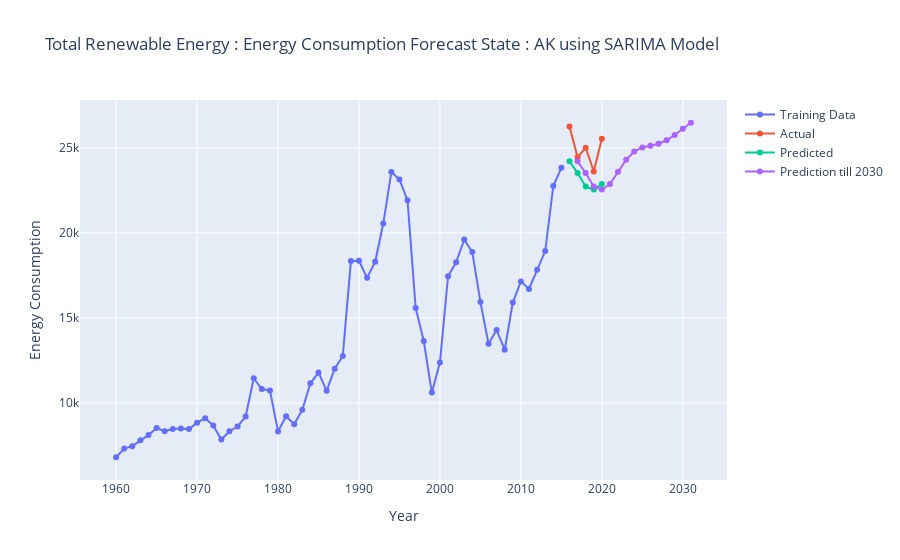
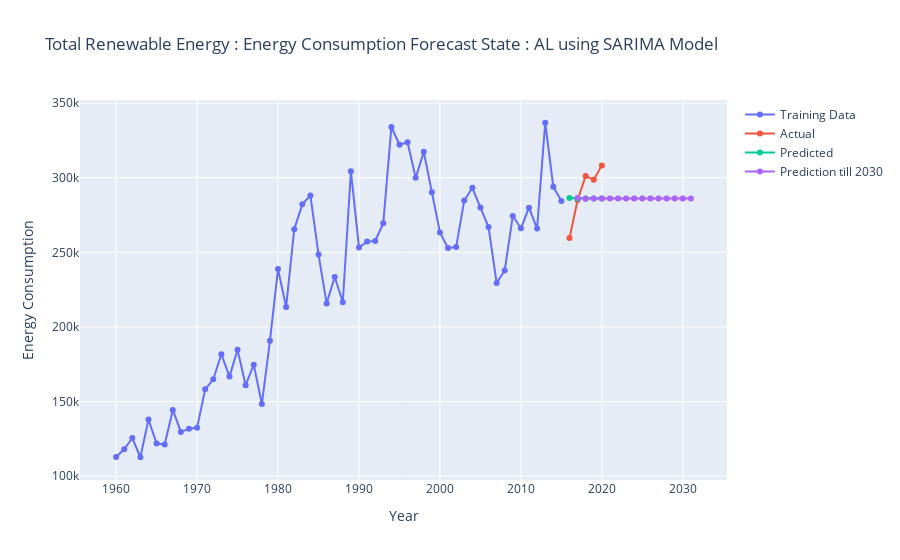
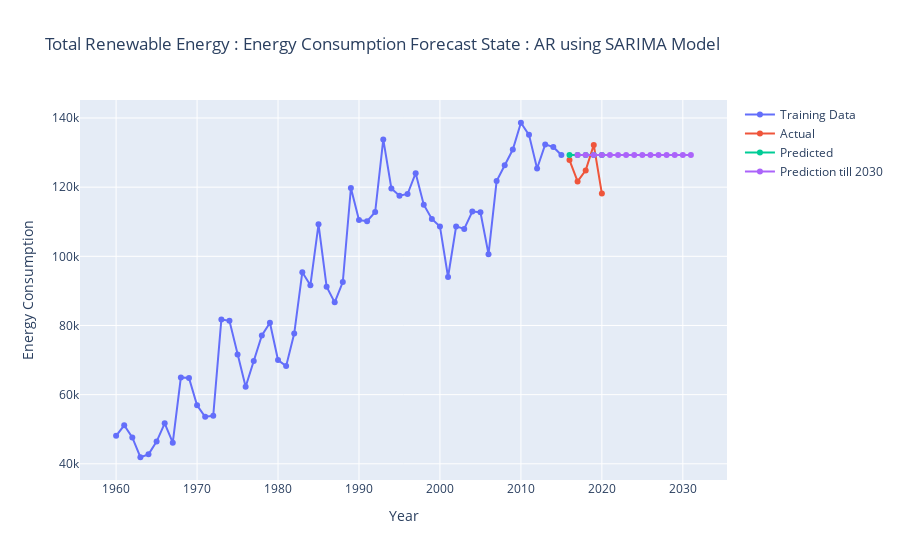
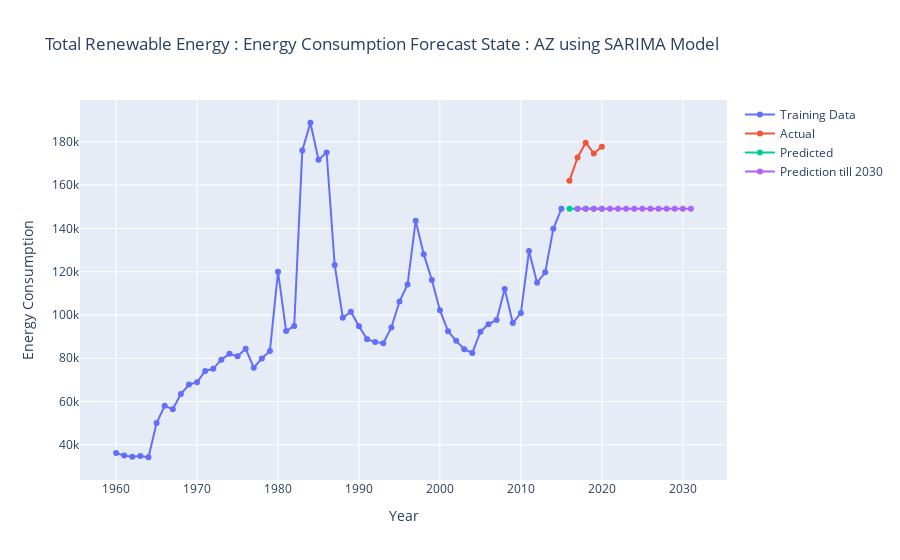

The notebook cell these images were saved under, in order:
### Markdown cell above
## Using SARIMA Model

### Code cell
os.makedirs('Plots/use_energy_source_Total_Renewable_Energy/Sarima_results_plots',exist_ok=True)

for State in df_trans['State'].unique():
        try:
            
            fig = go.Figure()

            # Get the energy consumption data for the current country and sector
            df_filter = df_trans[df_trans['State'] == State ][['Year', 'Yearly Data']]
            df_filter_index = df_filter.set_index('Year')

            train_data = df_filter[:-5]
            test_data = df_filter[-5:]
            
            # Prepare the data for modeling
            years = df_filter_index.index
            energy_consumption = df_filter_index.values.flatten()

                    # Split the data into training and testing
            # Use all data except the last 5 years for training
            Horizan = -5
            train_data = energy_consumption[:Horizan]
            test_data = energy_consumption[Horizan:]  # Use the last 5 years for testing

            # Fit the auto ARIMA model
            model = auto_arima(train_data, seasonal=False)
            model.fit(train_data)

            # Generate predictions
            predictions = model.predict(n_periods=len(test_data))
            predictions_ahead_in_future = model.predict(n_periods=len(test_data)+15)

            # Calculate evaluation metrics
            mae = mean_absolute_error(test_data, predictions)
            mse = mean_squared_error(test_data, predictions)
            mape = np.mean(np.abs((test_data - predictions) / test_data)) * 100

            print('Mean Absolute Error (MAE):', np.round(mae,2))
            print('Mean Squared Error (MSE):', np.round(mse,2))
            print('Mean Absolute Percentage Error (MAPE):', np.round(mape,2))
            
            # Plot the training data
            fig.add_trace(go.Scatter(
                x=years[:Horizan], y=train_data, mode='lines+markers', name='Training Data'))

            # Plot the predictions
            fig.add_trace(go.Scatter(
                x=years[Horizan:], y=test_data, mode='lines+markers', name='Actual'))
            fig.add_trace(go.Scatter(
                x=years[Horizan:], y=predictions, mode='lines+markers', name='Predicted'))

            fig.add_trace(go.Scatter(
                x=pd.date_range(start = years[Horizan],periods=15,freq='Y'), y=predictions_ahead_in_future, mode='lines+markers', name='Prediction till 2030'))

            # Update the layout
            fig.update_layout(title=f'Total Renewable Energy : Energy Consumption Forecast State : {State} using SARIMA Model',
                            xaxis_title='Year', yaxis_title='Energy Consumption')

            # Show the plot
            fig.show()
            # print(State,msn)
            fig.write_image(f'Plots/use_energy_source_Total_Renewable_Energy/Sarima_results_plots/{State}.png')
            # break
        except:
            print('Error occoured in Combination State : {} and MSN : {} Due NaN Value'.format(State,mse))
        # break
